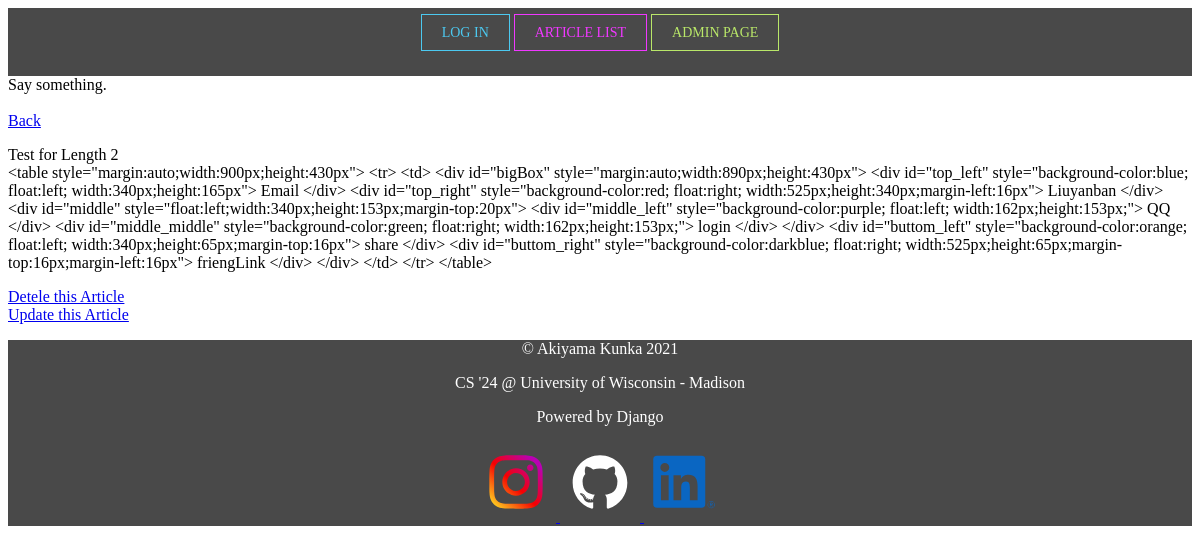
The app's page /article/article_detail/15/ with its own data.
### article/models.py (models this page shows, shortened)
class ArticlePost(models.Model):
    author = models.ForeignKey(User, on_delete=models.CASCADE, null=True)
    title = models.CharField(max_length=100)
    body = models.TextField()
    created = models.DateTimeField(auto_now_add=True) # just like it says, added when it was created
    updated = models.DateTimeField(auto_now=True)
    class Meta:
        ordering = ('-created',)

### article/views.py (the view)
# urls.py: path('article_detail/<int:id>/', views.show_detail, name='article_detail'),
def show_detail(request, id):
    article = ArticlePost.objects.get(id=id)
    context = {'article' : article}
    return render(request, 'article_detail.html', context)

### templates/article_detail.html (shortened to what this page needs)
{% extends 'base.html' %}
{% load staticfiles %}
    {% block content %}
        <a href="{% url 'article:article_list' %}">Back</a> <br>
    <p>
        {{ article.title }}
        <br>
        {{ article.body }}
    </p>
    <a href="{% url 'article:article_delete' article.id %}">Detele this Article</a>
    <br>
    <a href="{% url 'article:article_update' article.id %}">Update this Article</a>
    {% endblock %}

### records on screen
ArticlePost: title "Test for Length 2", body "<table style=\"margin:auto;width:900px;height:430px\"> <tr> <td> <div id=\"bigBox\" style=\"margin:auto;width:890px;height:430px\"> <div id=\"top_left\" style=\"background-color:blue; float:left; width:340px;height:165px\"> Email </div> <div id=\"top_right\" style=\"background-color:red; float:right; width:525px;height:340px;margin-left:16px\"> Liuyanban </div> <div id=\"middle\" style=\"float:left;width:340px;height:153px;margin-top:20px\"> <div id=\"middle_left\" style=\"background-color:purple; float:left; width:162px;height:153px;\"> QQ </div> <div id=\"middle_middle\" style=\"background-color:green; float:right; width:162px;height:153px;\"> login </div> </div> <div id=\"buttom_left\"…"
